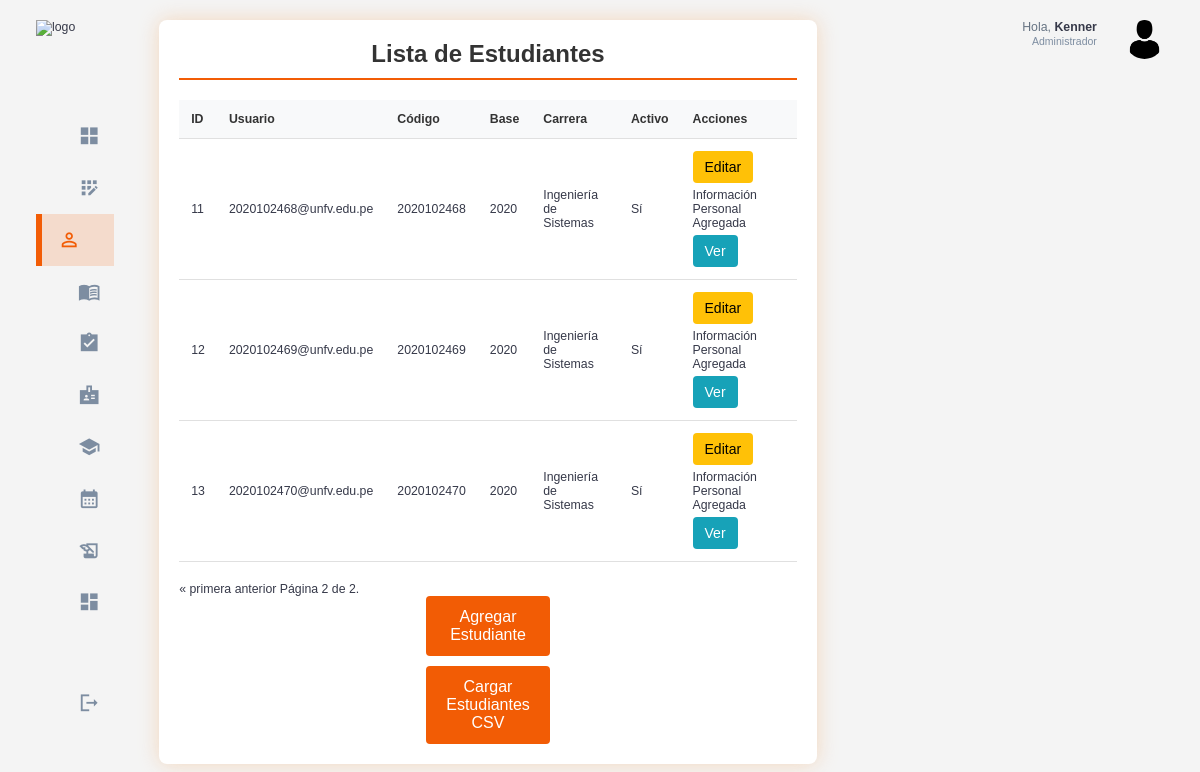
/estudiantes/?page=2 (signed in), run on an earlier commit of the app's database.
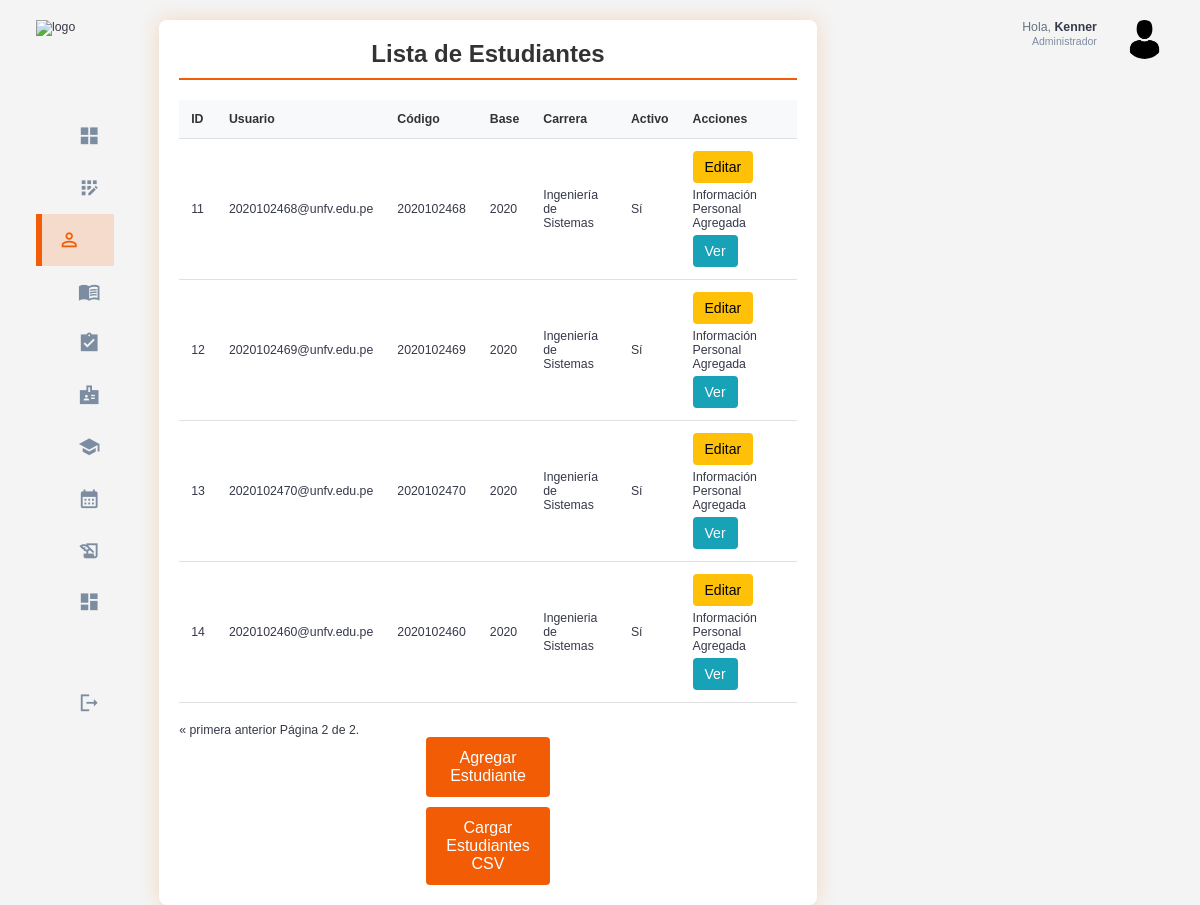
And on a later commit of the database.
### estudiantes/models.py (models this page shows, shortened)
class Estudiante(models.Model):
    usuario = models.OneToOneField(Usuario, on_delete=models.CASCADE)
    codigo = models.CharField(max_length=10,unique=True)
    base = models.CharField(max_length=20)
    carrera = models.CharField(max_length=100)
    activo = models.BooleanField(default=True)

### usuarios/models.py (models this page shows, shortened)
class Usuario(AbstractUser):
    id = models.AutoField(primary_key=True)
    rol = models.ForeignKey(Rol, on_delete=models.CASCADE, null=True, blank=False)

### usuarios/decorators.py (the view)
        def _wrapped_view(request, *args, **kwargs):
            if request.user.is_authenticated and (request.user.rol.nombre_rol == role or request.user.rol.is_admin):
                return view_func(request, *args, **kwargs)
            else:
                raise PermissionDenied  # Lanza un error si no tiene el rol correcto

### estudiantes/views.py (called while the page is built)
@login_required
@role_required('Administrador')
def listar_estudiantes(request):
    estudiantes = Estudiante.objects.all().order_by('id') # Obtiene todos los estudiantes
    paginator = Paginator(estudiantes, 5)
    page_number = request.GET.get('page')
    estudiantes = paginator.get_page(page_number)
    return render(request, 'estudiantes/listar_estudiantes.html', {'estudiantes': estudiantes})

### templates/estudiantes/listar_estudiantes.html (shortened to what this page needs)
{% extends 'base.html' %}
{% load static %}
{% block extra_css %}
    <link rel="stylesheet" href="{% static 'css/student_list.css' %}">
{% endblock %}
{% block content %}
<div class="student-list-container">
    <h2>Lista de Estudiantes</h2>
    <div class="table-responsive">
        <table class="student-table">
            <thead>
                <tr>
                    <th>ID</th>
                    <th>Usuario</th>
                    <th>Código</th>
                    <th>Base</th>
                    <th>Carrera</th>
                    <th>Activo</th>
                    <th>Acciones</th>
                </tr>
            </thead>
            <tbody>
                {% for estudiante in estudiantes %}
                <tr>
                    <td>{{ estudiante.id }}</td>
                    <td>{{ estudiante.usuario.username }}</td>
                    <td>{{ estudiante.codigo }}</td>
                    <td>{{ estudiante.base }}</td>
                    <td>{{ estudiante.carrera }}</td>
                    <td>{{ estudiante.activo|yesno:"Sí,No" }}</td>
                    <td class="actions">
                        <a href="{% url 'editar_estudiante' estudiante.pk %}" class="btn btn-edit">Editar</a>
                            {% if estudiante.informacionpersonal %}
                        <span>Información Personal Agregada</span>
                            {% else %}
                        <a href="{% url 'agregar_informacion_personal' estudiante.pk %}" class="btn btn-edit">Agregar Información Personal</a>
                            {% endif %}
                        <a href="{% url 'ver_informacion_estudiante' estudiante.pk %}" class="btn btn-view">Ver</a>
                    </td>
                </tr>
                {% empty %}
                <tr>
                    <td colspan="7">No hay estudiantes registrados.</td>
                </tr>
                {% endfor %}
            </tbody>
        </table>
    </div>
    <div class="pagination">
        <span class="step-links">
            {% if estudiantes.has_previous %}
                <a href="?page=1">&laquo; primera</a>
                <a href="?page={{ estudiantes.previous_page_number }}">anterior</a>
            {% endif %}
            <span class="current">
                Página {{ estudiantes.number }} de {{ estudiantes.paginator.num_pages }}.
            </span>
        </span>
    </div>
    <a href="{% url 'agregar_estudiante'%}" class="btn btn-add">Agregar Estudiante</a>
    <a href="{% url 'cargar_estudiantes_csv' %}" class="btn btn-add btn-carga">Cargar Estudiantes CSV</a>
</div>
{% endblock %}

What changed in the data, as far as the page shows it:
added Estudiante: id "14", usuario.username "2020102460@unfv.edu.pe", codigo "2020102460", base "2020", carrera "Ingenieria de Sistemas", activo "Sí", shows "Información Personal Agregada"
